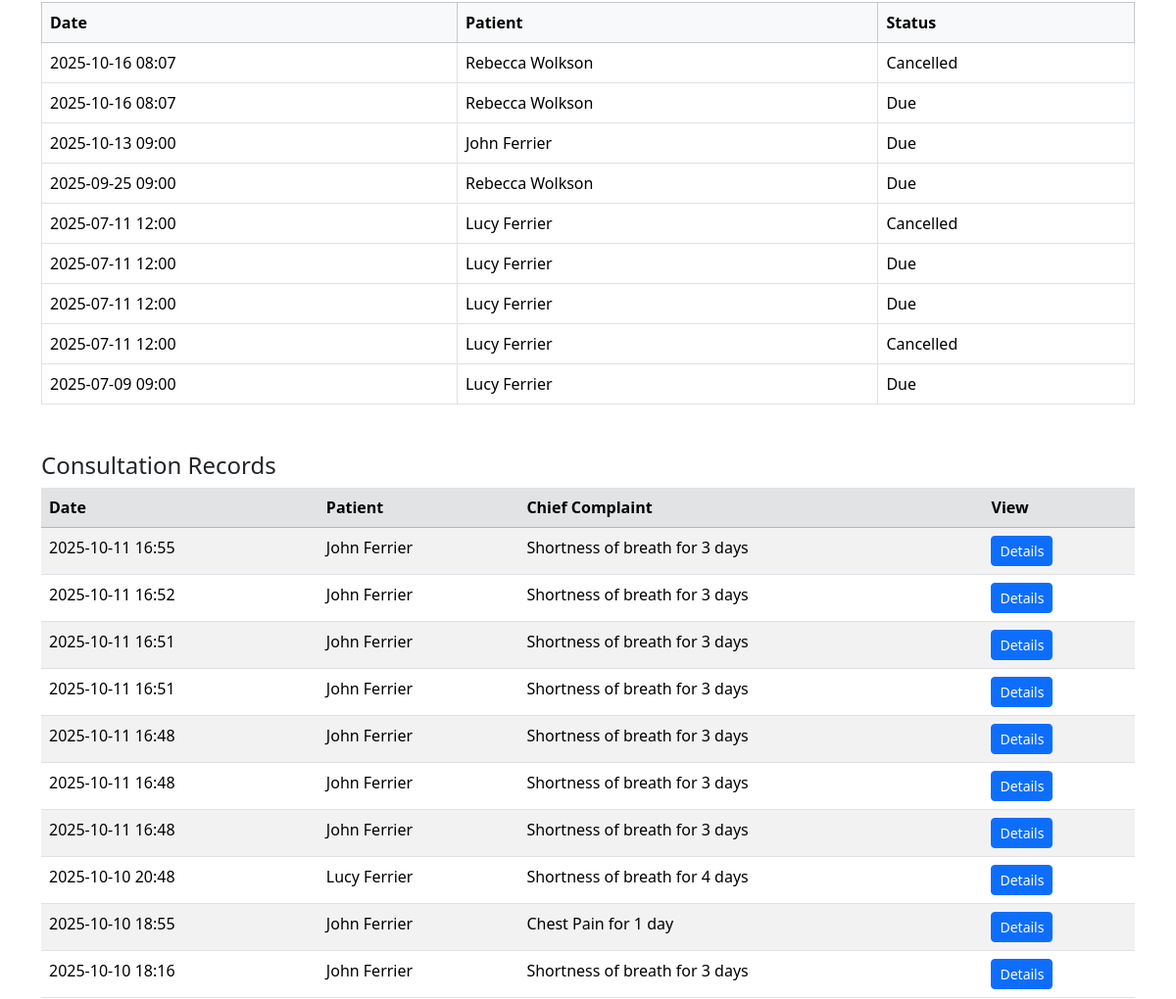
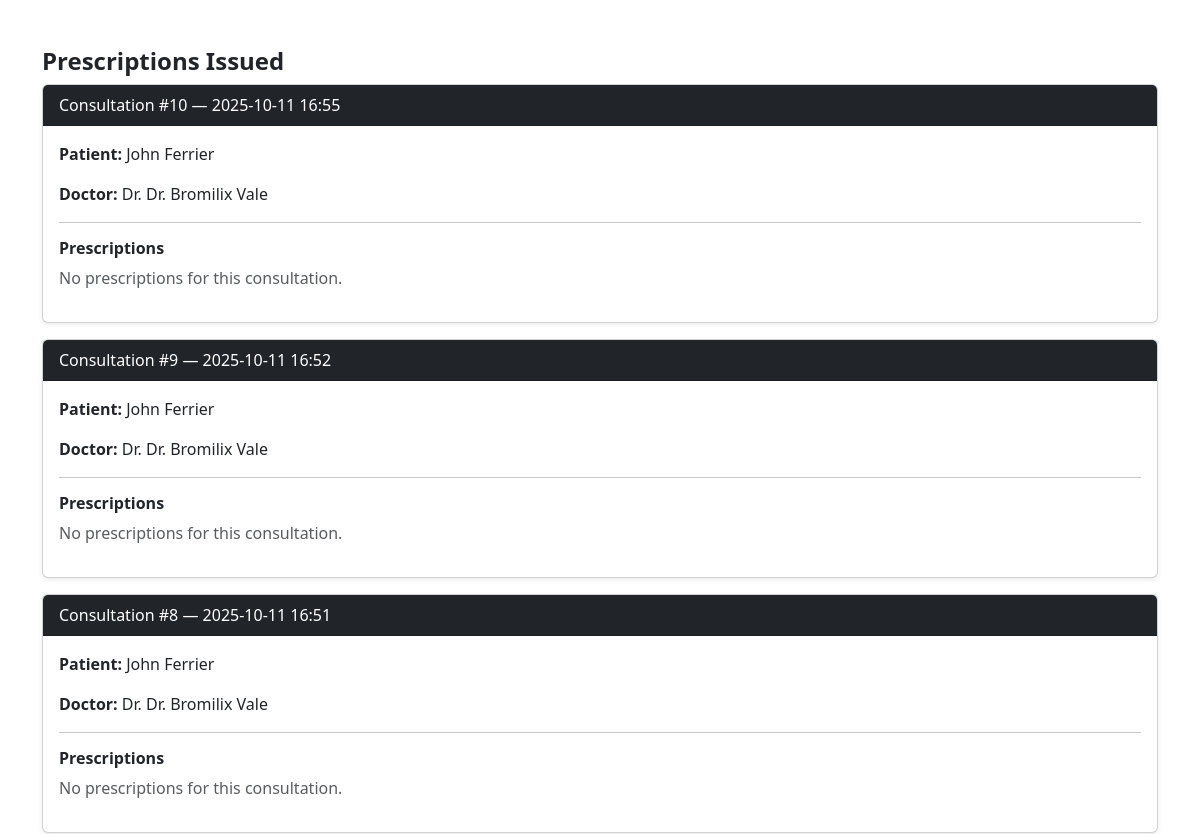
The app's page /doctor/doctor_dashboard/ (signed in, middle part), older data (2 pictures, top to bottom).
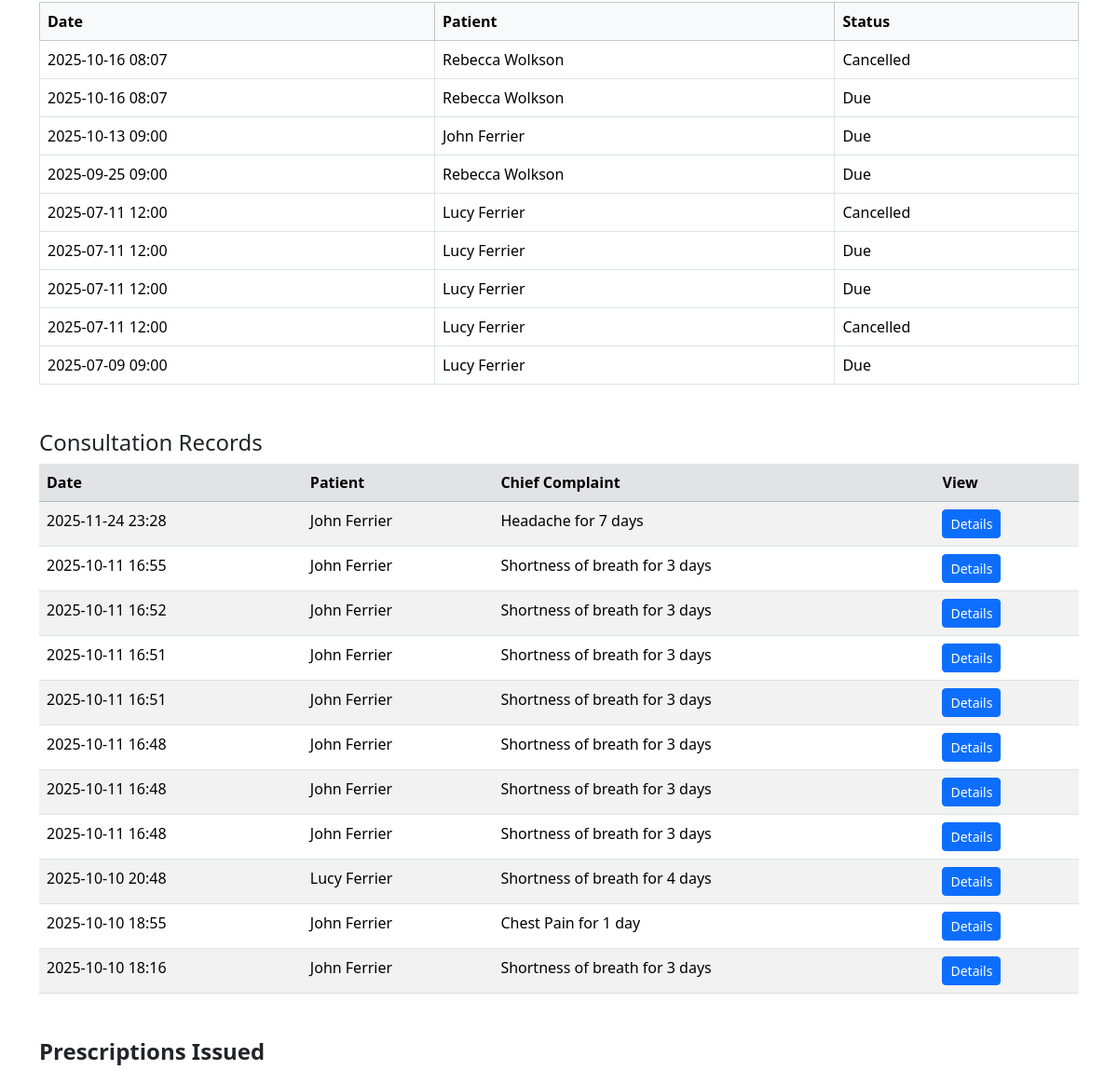
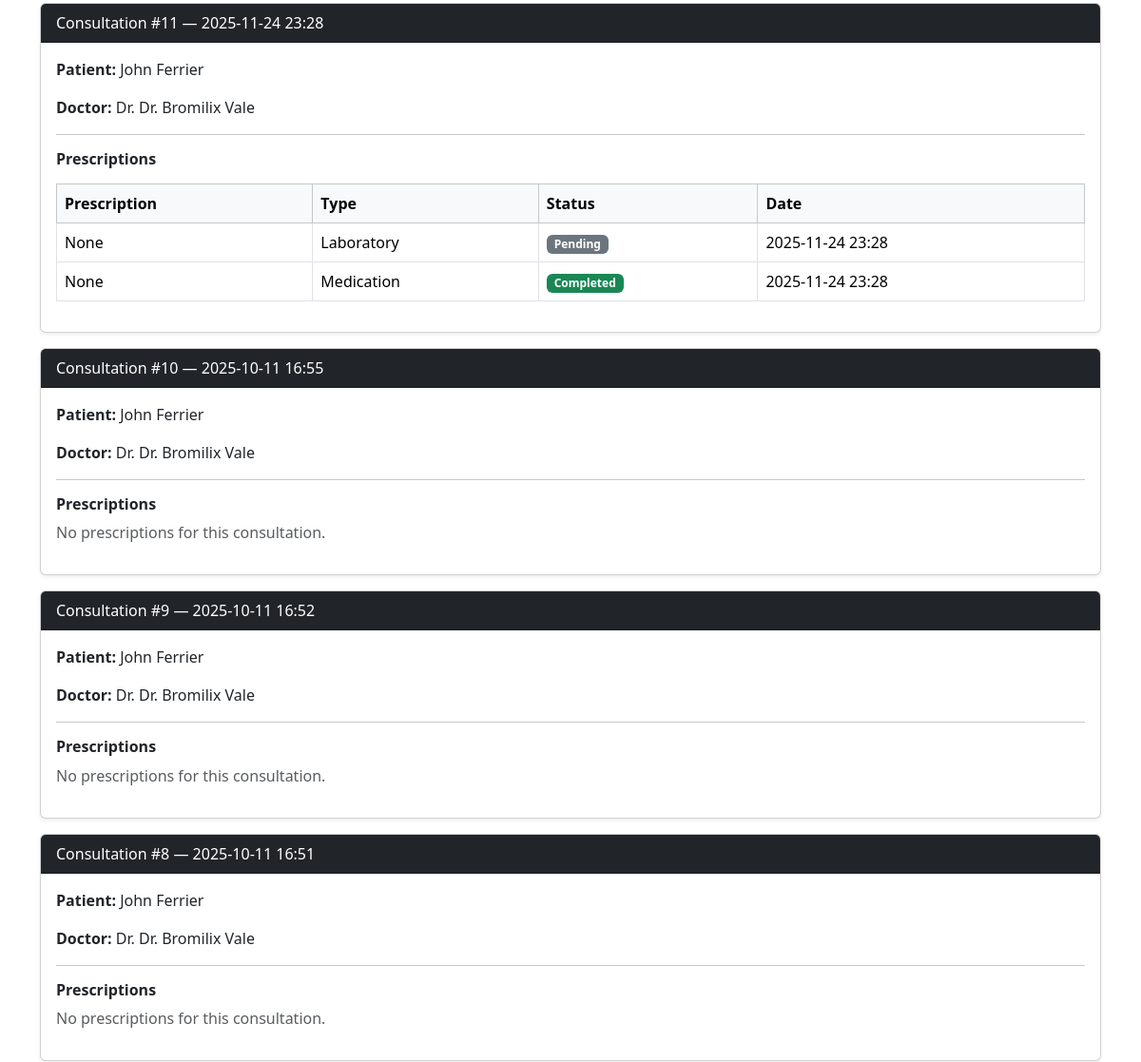
The same page, newer data (2 pictures, top to bottom).
### appointment/models.py (models this page shows, shortened)
class Appointment(models.Model):
    STATUS_CHOICES = [
        ('pending', 'Pending'),
        ('confirmed', 'Confirmed'),
        ('cancelled', 'Cancelled'),
        ('completed', 'Completed'),
        ('due', 'Due'),
    ]
    REASON_CHOICES = [
        ('first_time', 'First-time Visit'),
        ('follow_up', 'Follow-up'),
        ('referral', 'Referral')
    ]
    patient = models.ForeignKey(Patient, on_delete=models.CASCADE)
    doctor = models.ForeignKey(Doctor, on_delete=models.CASCADE)
    appointed_datetime = models.DateTimeField()
    status = models.CharField(max_length=10, choices=STATUS_CHOICES, default='pending')
    visit_reason = models.CharField(max_length=20, choices=REASON_CHOICES)
    cancellation_reason = models.TextField(blank=True, null=True)
    cancelled_by = models.CharField(max_length=10, blank=True, null=True)  # 'doctor' or 'patient'
    notes = models.TextField(blank=True, null=True)
    created_at = models.DateTimeField(auto_now_add=True)
    deleted_at = models.DateTimeField(blank=True, null=True)

### patient/models.py (models this page shows, shortened)
class Patient(models.Model):
    TITLES = [
        ('mr', 'Mr'),
        ('mrs', 'Mrs'),
        ('mss', 'Miss'),
        ('ms', 'Ms'),
        ('dr', 'Dr'),
    ]
    GENDER_CHOICES = [
        ('M', 'Male'),
        ('F', 'Female'),
        ('O', 'Other'),
        ('P', 'Prefer not to say'),
    ]
    MARITAL_STATUS_CHOICES = [
        ('M', 'Married'),
        ('U', 'Unmarried'),
        ('P', 'Prefer not to say'),
    ]
    STATUS_CHOICES = [
        ('active', 'Active'),
        ('inactive', 'Inactive'),
    ]
    title = models.CharField(max_length=10, choices=TITLES, blank=True, null=True)
    fname = models.CharField(max_length=64)
    lname = models.CharField(max_length=64)
    date_of_birth = models.DateField(blank=True, null=True)
    gender = models.CharField(max_length=20, choices=GENDER_CHOICES, blank=True, null=True)
    marital_status = models.CharField(max_length=20, choices=MARITAL_STATUS_CHOICES, blank=True, null=True)
    phone = models.CharField(max_length=20, blank=True, null=True)
    email = models.EmailField(max_length=64)
    address = models.TextField(blank=True, null=True)
    password = models.CharField(max_length=128)
    status = models.CharField(max_length=10, choices=STATUS_CHOICES, default='active')
    created_at = models.DateTimeField(auto_now_add=True)
    updated_at = models.DateTimeField(auto_now=True)
    def __str__(self):
        return f"{self.fname} {self.lname}"

### consultation/models.py (models this page shows, shortened)
class Consultation(models.Model):
    STATUS_CHOICE = [
        ('active','Active'),
        ('inactive', 'Inactive'),
    ]
    appointment = models.ForeignKey(Appointment, on_delete=models.CASCADE)
    doctor = models.ForeignKey(Doctor, on_delete=models.CASCADE)
    chief_comp = models.CharField()
    present_ill = models.TextField(blank=True, null=True)
    past_med = models.TextField(blank=True, null=True)
    past_sur = models.TextField(blank=True, null=True)
    medica_his = models.TextField(blank=True, null=True)
    og_his = models.TextField(blank=True, null=True)
    fam_his = models.TextField(blank=True, null=True)
    soc_his = models.TextField(blank=True, null=True)
    phy_exam = models.TextField(blank=True, null=True)
    diag = models.TextField(blank=True, null=True)
    notes = models.TextField(blank=True, null=True)
    status = models.CharField(max_length=15, choices=STATUS_CHOICE, default='active')
    created_at = models.DateTimeField(auto_now_add=True)
    updated_at = models.DateTimeField(default=timezone.now)
    is_locked = models.BooleanField(default=False)      # Locked after prescription
    is_edited = models.BooleanField(default=False)      # Has been modified before
    last_edited_at = models.DateTimeField(null=True, blank=True)  # Timestamp

class Prescription(models.Model):
    STATUS_CHOICES = [
        ('pending', 'Pending'),
        ('processing', 'Processing'),
        ('completed', 'Completed'),
    ]
    prescription_type = models.ForeignKey(PrescriptionType, on_delete=models.CASCADE)
    consultation = models.ForeignKey(Consultation, on_delete=models.CASCADE)
    prescription = models.TextField()
    status = models.CharField(max_length=20, choices=STATUS_CHOICES, default='pending')
    created_at = models.DateTimeField(auto_now_add=True)
    updated_at = models.DateTimeField(auto_now=True)

class PrescriptionType(models.Model):
    TYPE_CHOICES = [
        ('laboratory', 'Laboratory'),
        ('medication','Medication'),
    ]
    prescription_type = models.CharField(max_length=30, choices=TYPE_CHOICES, default='medication')
    created_at = models.DateTimeField(auto_now_add=True)
    updated_at = models.DateTimeField(auto_now=True)

### doctor/models.py (models this page shows)
class Doctor(models.Model):
    STATUS_CHOICES = [
        ('active', 'Active'),
        ('inactive', 'Inactive')
    ]
    user = models.OneToOneField(User, on_delete=models.CASCADE, null=True, blank=True)
    department = models.ForeignKey(Department, on_delete=models.CASCADE, related_name="doctors")
    fname = models.CharField(max_length=64)
    lname = models.CharField(max_length=64)
    license = models.CharField(max_length=20, unique=True)
    specialisation = models.CharField(max_length=64)
    email = models.EmailField(max_length=64, unique=True)
    phone = models.CharField(max_length=20)
    address = models.TextField(max_length=500)
    password = models.CharField(max_length=128, default='@User123')
    status = models.CharField(max_length=10, choices=STATUS_CHOICES, default="active")
    created_at = models.DateTimeField(auto_now_add=True)
    updated_at = models.DateTimeField(auto_now=True)
    class Meta:
        verbose_name = 'Doctor'
        verbose_name_plural = 'Doctors'
    def __str__(self):
        return f'Dr. {self.fname} {self.lname}'

### doctor/views.py (the view)
# urls.py: path('doctor_dashboard/',views.doctor_dashboard,name="dashboard"),
@doctor_login_required
def doctor_dashboard(request):
    doctor = request.doctor
    today = timezone.now()
    now = timezone.now()
    today_start = now.replace(hour=0, minute=0, second=0, microsecond=0)
    today_end = now.replace(hour=23, minute=59, second=59, microsecond=999999)
    today_appointments = Appointment.objects.filter(
        doctor=doctor,
        appointed_datetime__range=[today_start, today_end]
    ).order_by('appointed_datetime')
    upcoming_appointments = Appointment.objects.filter(
        doctor=doctor,
        appointed_datetime__gte=today,
        status__in=['pending', 'confirmed']
    ).order_by('appointed_datetime')
    past_appointments = Appointment.objects.filter(
        doctor=doctor,
        appointed_datetime__lt=today
    ).order_by('-appointed_datetime')
    consultations = Consultation.objects.filter(
        doctor=doctor
    ).select_related('appointment__patient').order_by('-created_at')
    for c in consultations:
        c.prescriptions = Prescription.objects.filter(consultation=c)
    return render(request, 'doctor/doctor_dashboard.html', {
        'today_appointments': today_appointments,
        'doctor': doctor,
        'upcoming_appointments': upcoming_appointments,
        'past_appointments': past_appointments,
        'consultations': consultations,
    })

### doctor/templates/doctor/doctor_dashboard.html (shortened to what the changed rows need)
{% extends 'appointment/base.html' %}
{% block content %}
    <table class="table table-bordered">
        <thead class="table-light">
            <tr>
                <th>Date</th>
                <th>Patient</th>
                <th>Status</th>
            </tr>
        </thead>
        <tbody>
            {% for appt in past_appointments %}
            <tr>
                <td>{{ appt.appointed_datetime|date:"Y-m-d H:i" }}</td>
                <td>{{ appt.patient }}</td>
                <td>{{ appt.get_status_display }}</td>
            </tr>
            {% empty %}
            <tr><td colspan="3" class="text-muted">No past appointments.</td></tr>
            {% endfor %}
        </tbody>
    </table>
    <table class="table table-striped">
        <thead class="table-secondary">
            <tr>
                <th>Date</th>
                <th>Patient</th>
                <th>Chief Complaint</th>
                <th>View</th>
            </tr>
        </thead>
        <tbody>
            {% for c in consultations %}
            <tr>
                <td>{{ c.created_at|date:"Y-m-d H:i" }}</td>
                <td>{{ c.appointment.patient }}</td>
                <td>{{ c.chief_comp|truncatewords:6 }}</td>
                <td>
                    <a href="{% url 'consultation:edit_consultation' c.id %}" class="btn btn-sm btn-primary">
                        Details
                    </a>
                </td>
            </tr>
            {% empty %}
            <tr><td colspan="4" class="text-muted">No consultation records found.</td></tr>
            {% endfor %}
        </tbody>
    </table>
    {% if consultations %}
        {% for c in consultations %}
            <div class="card mb-3 shadow-sm">
                <div class="card-header bg-dark text-white">
                    Consultation #{{ c.id }} — {{ c.created_at|date:"Y-m-d H:i" }}
                </div>
                <div class="card-body">
                    <p><strong>Patient:</strong> {{ c.appointment.patient }}</p>
                    <p><strong>Doctor:</strong> Dr. {{ c.doctor }}</p>
                    <hr>
                    <h6 class="fw-bold">Prescriptions</h6>
                    {% if c.prescriptions %}
                        <table class="table table-bordered mt-3">
                            <thead class="table-light">
                                <tr>
                                    <th>Prescription</th>
                                    <th>Type</th>
                                    <th>Status</th>
                                    <th>Date</th>
                                </tr>
                            </thead>
                            <tbody>
                                {% for p in c.prescriptions %}
                                <tr>
                                    <td>{{ p.prescription }}</td>
                                    <td>
                                        {{ p.prescription_type.prescription_type|capfirst }}
                                    </td>
                                    <td>
                                        {% if p.status == 'completed' %}
                                            <span class="badge bg-success">Completed</span>
                                        {% elif p.status == 'processing' %}
                                            <span class="badge bg-warning text-dark">Processing</span>
                                        {% else %}
                                            <span class="badge bg-secondary">Pending</span>
                                        {% endif %}
                                    </td>
                                    <td>{{ p.created_at|date:"Y-m-d H:i" }}</td>
                                </tr>
                                {% endfor %}
                            </tbody>
                        </table>
                    {% else %}
                        <p class="text-muted">No prescriptions for this consultation.</p>
                    {% endif %}
                </div>
            </div>
        {% endfor %}
    {% else %}
        <p class="text-muted">No consultations found.</p>
    {% endif %}
{% endblock %}

Row changes from the older to the newer data that the page shows:
added Consultation: created_at "2025-11-24 23:28", appointment.patient "John Ferrier", chief_comp "Headache for 7 days", id "11", doctor "Dr. Bromilix Vale"
added Prescription: prescription "None", prescription_type.prescription_type "Laboratory", status "Pending", created_at "2025-11-24 23:28"
added Prescription: prescription "None", prescription_type.prescription_type "Medication", status "Completed", created_at "2025-11-24 23:28"
